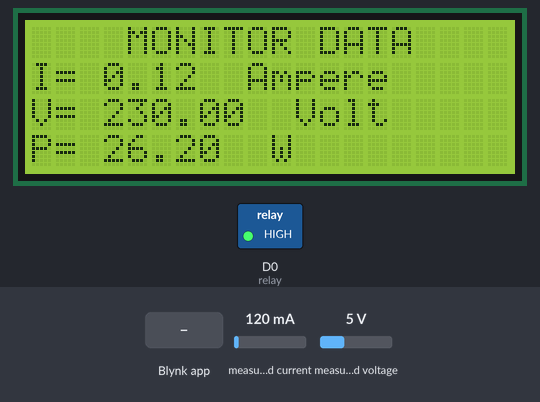
Bench run of a sketch on a simulated ESP8266 (NodeMCU). Parts: 20×4 character LCD, switched loads named in the sketch (green lamp = pin HIGH). The inputs (shaded band) are chosen by the test bench; at power-on: measured current 120 mA, measured voltage 5 V. WiFi joins after 1.5 s; servers stay silent unless stated; what the sketch prints to the serial monitor is not drawn.

Above: at 9.1 s.
9.2 s: Blynk app writes 1 to V5
At 12.4 s:
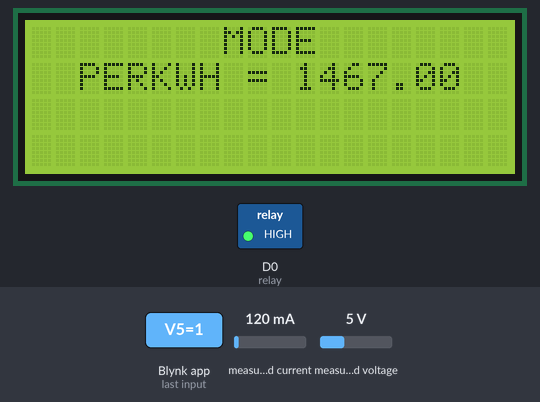
12.7 s: measured current set to 40 mA
At 16.7 s:
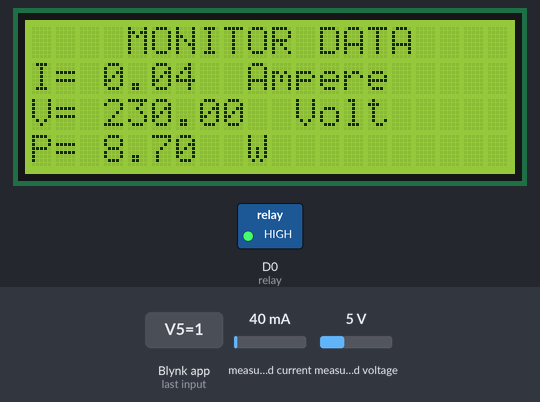
16.9 s: Blynk app writes 1 to V2
At 18.0 s:
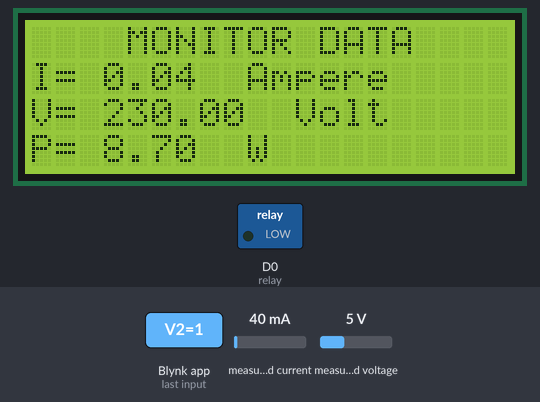
18.9 s: Blynk app writes 0 to V5
At 20.1 s:
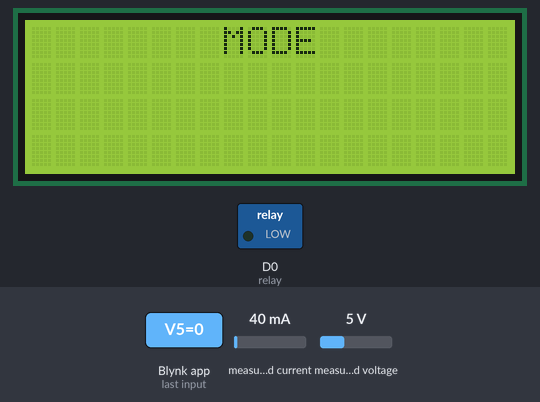
22.1 s: measured voltage set to 0.3 V
At 26.1 s:
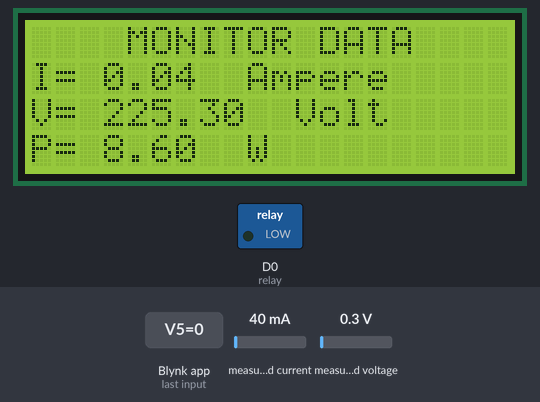
26.3 s: measured current set to 500 mA
At 28.2 s:
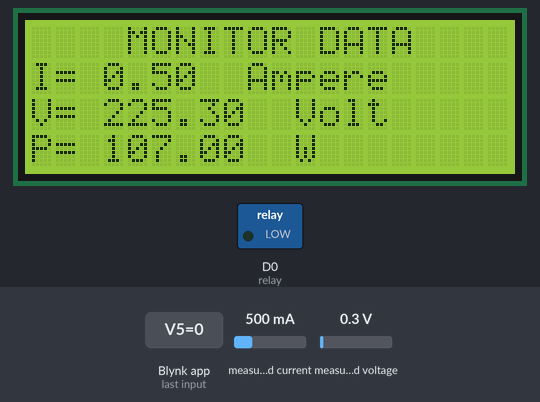
Timing chart, 0 to 29.3 s (numbered marks = the images above; inputs shaded):
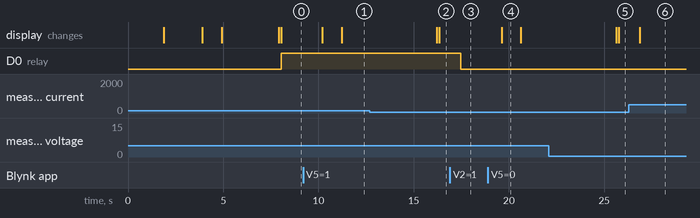

The sketch:

pzem-004t-IOT-Nikolas.ino
```cpp
#define BLYNK_PRINT Serial
#include <PZEM004Tv30.h>
#define BLYNK_PRINT Serial
#include <ESP8266WiFi.h>
#include <BlynkSimpleEsp8266.h>
#include <Wire.h>
#include <LiquidCrystal_I2C.h>

PZEM004Tv30 pzem(12, 14);  // D6, D5, (RX,TX) connect to TX,RX of PZEM
LiquidCrystal_I2C lcd(0x3f, 20, 4);

char auth[] = "9xSpQPwhPoiHQl2TqDefj3XOWrjZ2YtQ";
// Your WiFi credentials.
// Set password to "" for open networks.
char ssid[] = "Dism";
char pass[] = "RoUmAhKITA";
char server[] = "119.18.158.238";
int port = 3579;

int relay = D0;
float voltage, current, power, energy, frequency, pf;
float pajak;
float saldo;
int onlineMode;
int temp = 0;
int start;

float kwh900 = 1467;
float kwh400 = 1114;
int minimun_saldo = 100;
int minimumNotif = 200;

float perkwh = 0;
float kwh, wh, harga, duit_jumlah;
float watthasil;

int duration = 10;
int loopDuration;
bool habis = false;
BLYNK_CONNECTED() {
  Blynk.syncVirtual(V1, V2, V5);
}
WidgetLCD tampil(V0);
BLYNK_WRITE(V1)
{
  int a = param.asInt();
  saldo = a;

  Serial.println(a);
}
BLYNK_WRITE(V2)
{
  onlineMode = param.asInt();
  Serial.println(start);
}
BLYNK_WRITE(V5)
{
  lcd.clear();
  int data = param.asInt();
  if (data == 1) perkwh = kwh900;
  else if (data == 0) perkwh = kwh400;
  Serial.println(perkwh);
  lcd.setCursor(0, 0);
  lcd.print("        MODE        ");
  delay(1000);
  lcd.setCursor(0, 1);
  lcd.print("  PERKWH = " + String(perkwh));
  delay(5000);
  lcd.clear();
}

void setup() {
  Serial.begin(115200);
  lcd.init();
  pinMode(relay, OUTPUT);
  lcd.backlight();
  Blynk.begin(auth, ssid, pass, server, port);
  lcd.setCursor(0, 0);
  lcd.print(" Connecting to WIFI");
  while (WiFi.status() != WL_CONNECTED) {
    delay(500);
    lcd.setCursor(0, 0);
    lcd.print(" Connecting to WIFI");
  }
  delay(2000);

  tampil.print(0, 0, "     MONITOR    ");
  tampil.print(0, 1, "   POWER METER  ");
  lcd.setCursor(0, 0);
  lcd.print("       MONITOR      ");
  delay(1000);
  lcd.setCursor(0, 1);
  lcd.print("    POWER METER     ");
  delay(3000);
  lcd.clear();
}

void loop() {
  Blynk.run();
  sensor();

  if (onlineMode == 1) {
    if (saldo >= minimun_saldo) {
      tampil.clear();
      String a = String(duit_jumlah) + "   ";
      tampil.print(0, 0, "Saldo:Rp.");
      tampil.print(9, 0, saldo);
      tampil.print(0, 1, "Pakai:RP.");
      tampil.print(9, 1, duit_jumlah);
      Blynk.virtualWrite(V1, saldo);
      Blynk.virtualWrite(V10, duit_jumlah);
      saldo = saldo - harga;
      //      digitalWrite(led, HIGH);
      digitalWrite(relay, HIGH);
      habis =  false;
    }

    else {
      digitalWrite(relay, LOW);
      tampil.print(0, 0, "   Saldo Anda   ");
      tampil.print(0, 1, "     Kurang     ");

      if (!habis) {
        Blynk.notify("Saldo Anda Habis Harap Di Isi");
        habis = true;
      }
    }
    loopDuration++;
    notif();
  }
  else {
    String V = "V = " + String(voltage);
    String I = "A = " + String(current);
    tampil.clear();
    tampil.print(0, 0, V);
    tampil.print(0, 1, I);
    digitalWrite(relay, HIGH);
    //    digitalWrite(led, HIGH);
  }
  delay(1000);
  Serial.println();
  Serial.println();
}

void sensor() {
  voltage = pzem.voltage();
  if ( !isnan(voltage) ) {
    Serial.print("Voltage: "); Serial.print(voltage); Serial.println("V");
  } else {
    voltage = 0;
    Serial.println("Error reading voltage");
  }

  current = pzem.current();
  if ( !isnan(current) ) {
    Serial.print("Current: "); Serial.print(current); Serial.println("A");
  } else {
    current = 0;
    Serial.println("Error reading current");
  }

  power = pzem.power();
  if ( !isnan(power) ) {
    Serial.print("Power: "); Serial.print(power); Serial.println("W");
  } else {
    power = 0;
    Serial.println("Error reading power");
  }

  energy = pzem.energy();
  if ( !isnan(energy) ) {
    Serial.print("Energy: "); Serial.print(energy, 3); Serial.println("kWh");
  } else {
    energy = 0;
    Serial.println("Error reading energy");
  }

  frequency = pzem.frequency();
  if ( !isnan(frequency) ) {
    Serial.print("Frequency: "); Serial.print(frequency, 1); Serial.println("Hz");
  } else {
    frequency = 0;
    Serial.println("Error reading frequency");
  }

  pf = pzem.pf();
  if ( !isnan(pf) ) {
    Serial.print("PF: "); Serial.println(pf);
  } else {
    pf = 0;
    Serial.println("Error reading power factor");
  }

  lcd.setCursor(0, 0);
  lcd.print("    MONITOR DATA    ");
  lcd.setCursor(0, 1);
  lcd.print("I= ");
  lcd.print(current);
  lcd.print("  Ampere");

  lcd.setCursor(0, 2);
  lcd.print("V= ");
  lcd.print(voltage);
  lcd.print("  Volt");

  lcd.setCursor(0, 3);
  lcd.print("P= ");
  lcd.print(power);
  lcd.print("  W");
  hitung();
}

void hitung() {
  kwh = perkwh / 1000;
  wh = kwh / 3600;

  pajak = (power * wh) * 0.03;
  Serial.print("pajak : ");
  Serial.println(pajak, 20);
  harga = (power * wh) + pajak;

  Serial.print("Spajak : ");
  Serial.println(harga, 7);
  duit_jumlah = duit_jumlah += harga;
  watthasil = watthasil + power;
  Serial.print("Rp ");
  Serial.println(duit_jumlah, 7);

  Blynk.virtualWrite(V11, power);
  Blynk.virtualWrite(V3, watthasil);
  Blynk.virtualWrite(V4, power);
}

void notif() {
  Serial.println("Loop " + String(loopDuration));
  if (loopDuration == duration) {
    if (saldo <= minimun_saldo) {
      Blynk.notify("Saldo Anda Habis Harap Di Isi");
    }
    if ((saldo <= minimumNotif) && (saldo >= minimun_saldo)) {
      Blynk.notify("Sisah Saldo Anda RP." + String(saldo));
    }
    loopDuration = 0;
  }
}
```

Measured:
- after the input at 9.2 s, the display: first changes after 1.0 s (image 1 shows a later state)
- after the input at 16.9 s, D0 (relay): HIGH → LOW after 0.57 s
- after the input at 18.9 s, the display: changes after 0.71 s (image 4)
- after the input at 26.3 s, the display: changes after 0.58 s (image 6)
- what the display in image 4 shows lasts 1.0 s, from 19.6 s to 20.6 s
